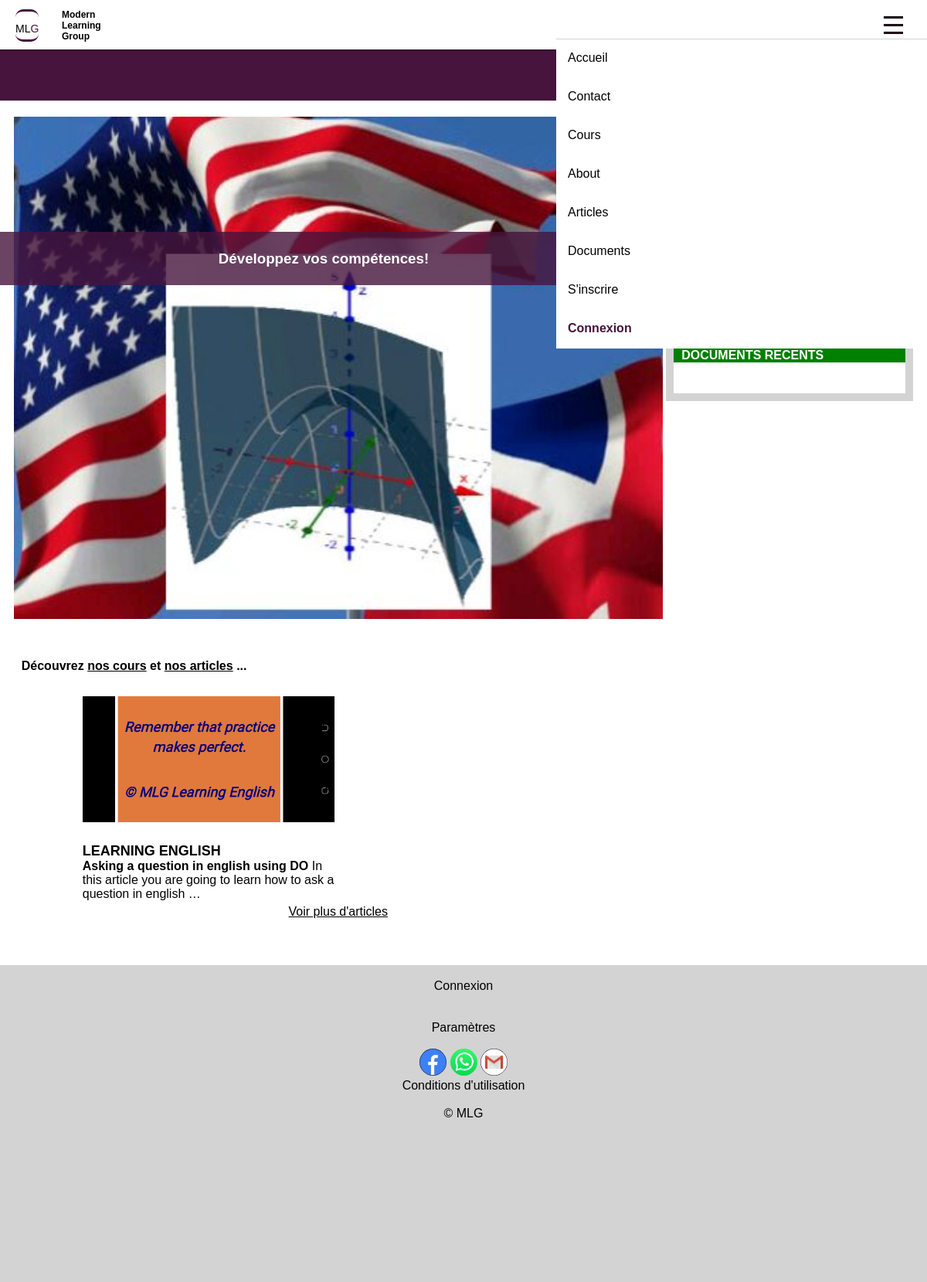
Before: / with the older database file.
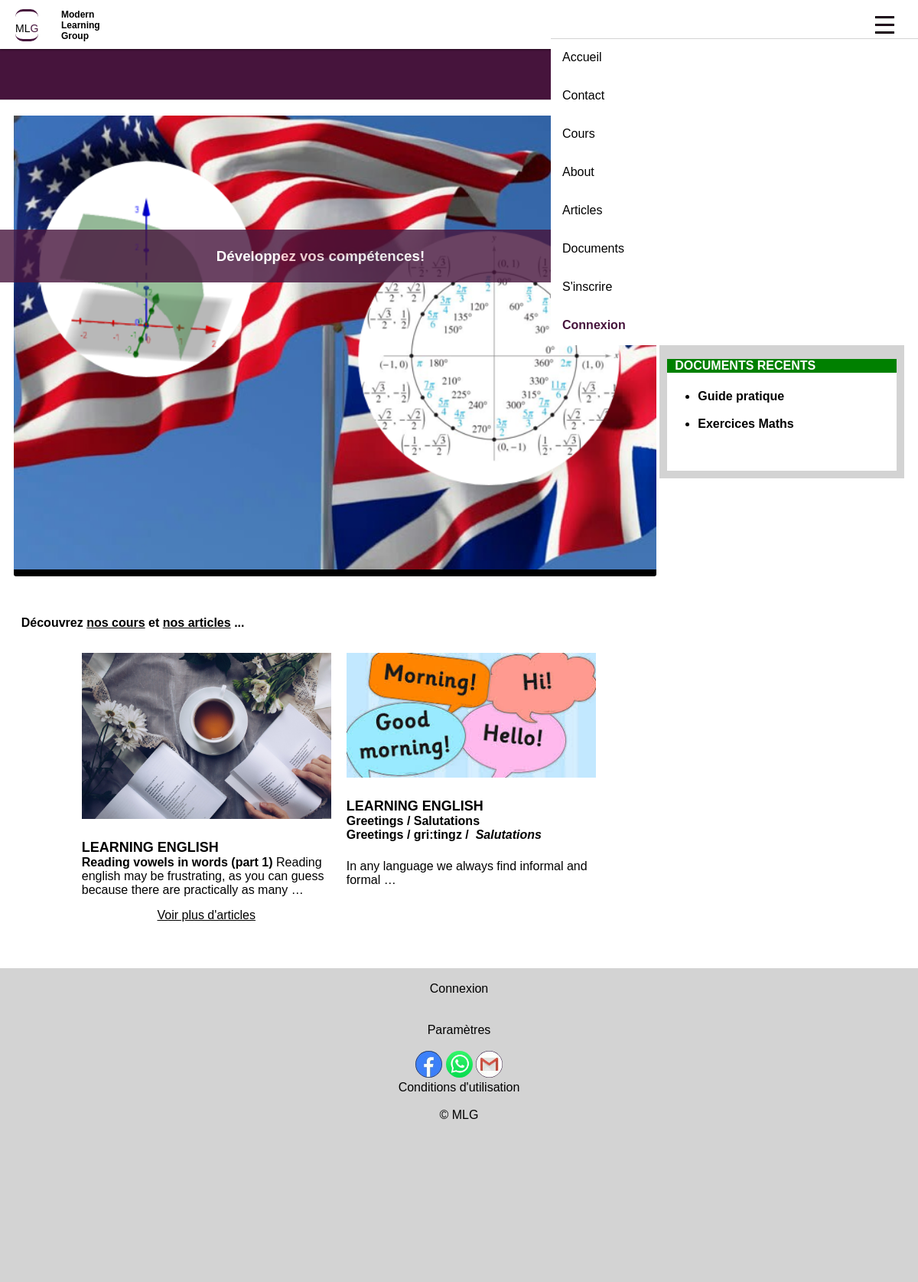
After: the same page with the newer database file.
### learning/models.py (models this page shows, shortened)
class HomeCoverImage(models.Model):
  image = models.ImageField(upload_to = 'cover_images', default='cover_images/home.jpg', null = True)

class Categorie(models.Model):
  nom = models.CharField(max_length=20, null=False, verbose_name='Nom')
  def __str__(self):
    return self.nom
  class Meta:
    verbose_name="Catégorie"

class Document(models.Model):
  title = models.CharField(max_length=500)
  slug = models.SlugField(unique=True, blank=True)
  document_category = models.ForeignKey(Categorie, on_delete=models.SET_NULL, null=True, blank=True)
  doc_file = models.FileField(upload_to='documents', null=True)
  overview = models.TextField(blank=True)
  pages_number = models.IntegerField(default=0, blank=True)
  doc_format = models.CharField(max_length=10, blank=True)
  doc_size = models.CharField(max_length=10, blank=True)
  price = models.FloatField(default=0.0)

### articles/models.py (models this page shows, shortened)
class Article(models.Model):
  title = models.CharField(max_length=100)
  categorie = models.ForeignKey(Categorie, on_delete=models.CASCADE, null=True)
  slug = models.SlugField(max_length=255, unique=True, blank=True)
  author = models.ForeignKey(User, on_delete=models.SET_NULL, null=True, blank=True)
  updated_on = models.DateTimeField(auto_now=True)
  content = RichTextUploadingField(blank=True, null=True)
  photo = models.ImageField(null=True, upload_to='images')
  pub_date = models.DateTimeField(auto_now_add=True, null=True)
  published = models.BooleanField(default=False)

### learning/views.py (the view)
# urls.py: path('', views.index_view, name='home'),
def index_view(request):
    try:
      home_cover_image = HomeCoverImage.objects.get(pk=1)
    except:
      home_cover_image = ""
    myarticles = Article.objects.filter(published = True)
    articles = myarticles.order_by('-pub_date')[: 2]
    documents = Document.objects.all()
    documents = documents.order_by('-id')[:2]
    context = {'home_cover_image':home_cover_image, 'articles':articles, 'documents':documents}
    return render(request, 'learning/index.html', context)

### learning/templates/learning/index.html (shortened to what this page needs)
{% extends 'base_template.html' %}
{% block content %}
<div class="mlg-home">
  <div>
   {% if home_cover_image %}
    <img src="{{ home_cover_image.image.url }}" />
   {% endif %}
  </div>
</div>
<br/><br/>
<p style="float:left;font-weight:bold;margin-left:10px;">
  Découvrez <a href="{% url 'cours' %}">nos cours</a> et <a href="{% url 'articles'%}">nos articles</a> ...
</p>
<br><br>
{% if articles %}
<br>
<div class="nosarticles">
            {% for article in articles %}
            <div class="article">
                {% autoescape off %}
                <div>
                    <img src="/media/{{article.photo}}" alt="photo" />
                </div>
               <br> <span class="categorie">{{ article.categorie }} </span> <br>
                <a href="{% url 'article-details' article.slug %}">
                    <b><span class="title">{{article.title}}</span></b></a>
                <a href="{% url 'article-details' article.slug %}">{{article.content|truncatewords:15}}</a>
             {% endautoescape %}
            </div>
            {% endfor %}
        </div>
  {% endif %}
<a href="{% url 'articles' %}">Voir plus d'articles</a><br>
{% endblock %}
{% block aside %}
<aside>
<div class="aside-main-divs">
  <div class="aside-header-div">
    <h4>
    </h4>
  </div>
  <ul>
    <li><b><a href="{% url 'english-lessons' %}">Anglais</a></b></li>
    <li><b><a href="{% url 'maths-lessons' %}">Maths</a></b></li>
    <li><b><a href="{% url 'cs-lessons' %}"> CS (Programmation) </a></b></li>
    <li><b><a href="{% url 'geoscience-lessons' %}"> Géosciences </a></b></li>
    <br>
  </ul>
</div>
<div class="aside-main-divs">
  <div class="aside-header-div">
    <h4>
    </h4>
  </div>
  <ul>
    {% for article in articles %}
    <li><b><a href="{% url 'article-details' article.slug %}">{{article.title}}</a></b></li> <br>
    {% endfor %}
  </ul>
  <br>
</div>
<div class="aside-main-divs">
  <div class="aside-header-div">
    <h4>
      DOCUMENTS RECENTS
    </h4>
  </div>
  <ul>
    {% for document in documents %}
    <b><li><a href="{% url 'doc-details' document.slug %}">{{document.title}}</a></li></b> <br>
    {% endfor %}
  </ul>
  <br>
</div>
</aside>
{% endblock %}

### templates/base_template.html (shortened to what this page needs)
{% load static %}
<!DOCTYPE html>
<html>
<head>
     <link rel="stylesheet" href="{% static 'learning/main1.css' %}" type="text/css" />
     <link rel="stylesheet" href="{% static 'learning/main.css' %}" type="text/css" />
</head>
<body>
    <div id="conteneur">
        <center>
            <header>
              <div id="logo">
	<a href = "{% url 'home' %}" id = "logo-link">
	     <div style = "border-top:3px solid rgb(70, 20, 60); border-bottom:3px solid rgb(70, 20, 60);background:white;border-radius:10px;font-family:Arial;">
	 <span style = "font-weight:500;color:black">ML<span style="color:rgb(70, 20, 60);color:rgb(70, 20, 60);">G</span> </span>
</div>
</a>
<a href="{% url 'home' %}">
  <span  class="mlg-meaning">Modern Learning Group</span></a>
              </div>
              <nav>
<button id="menu-button"><hr><hr><hr></button>
            </nav>
{% include '_menu.html' %}
            </header>
<div class="search">
    <div class="intro-mlg">
    <h3> Développez vos compétences!</h3>  </div>
 </div>
        <section>
       {% block content %}
          {% endblock %}
</section>
          {% block aside %} {% endblock %}
          <footer>
        <br>
{% if not user.is_authenticated %}
<a href="{% url 'login' %}">Connexion</a>
{% endif %}
            <br>
            <br>
            <br>
<a href="{% url 'settings' %}">Paramètres</a>
<br>
           {% include 'footer_links.html' %}
<br>
<a href="#!">Conditions d'utilisation </a> <br>
<br>
© MLG
          </footer>
        </center>
    </div>
</body>
</html>

### templates/_menu.html (shortened to what this page needs)
<div id="menu">
  <a href="{% url 'home' %}"><div>Accueil</div></a>
  <a href="{% url 'contact' %}"><div>Contact</div></a>
  <a href="{% url 'cours' %}"><div>Cours </div></a>
  <a href="{% url 'about' %}"><div>About</div> </a>
<a href="{% url 'articles'%}"><div> Articles</div></a>
<a href="{% url 'documents-list' %}"><div>Documents</div></a>
 <a href="{% url 'signup' %}"><div class="signup-div">S'inscrire</div></a>
{% if not user.is_authenticated %}
  <a href="{% url 'login' %}"><div class="login-div" style="color:rgb(70, 20, 60);font-weight:bold;">Connexion</div></a>
{% endif %}
</div>

### templates/footer_links.html
{% load static %}
<br>
<a href=" https://facebook.com/MLG-Learning-English-106973327498292/?" target="_blank"><img src="{% static 'learning/fcbk.JPG' %}" width="35" height="35"/></a>
<a href="https://wa.me/243895747312"><img src="{% static 'learning/whatsapplogo.JPG' %}" width="35" height="35"/></a>
<a href="mailto:bntumbanyembwe@gmail.com"><img src="{% static 'learning/emaillg.JPG' %}" width="35" height="35"/></a>

Changed rows visible on the page:
removed Article: photo (picture), categorie "LEARNING ENGLISH", title "Asking a question in english using DO", content "In this article you are going to learn how to ask a question in english …"
changed HomeCoverImage: image: a different picture
added Article: photo (picture), categorie "LEARNING ENGLISH", title "Reading vowels in words (part 1)", content "Reading english may be frustrating, as you can guess because there are practically as many …"
added Article: photo (picture), categorie "LEARNING ENGLISH", title "Greetings / Salutations", content "Greetings / gri:tingz / Salutations In any language we always find informal and formal …"
added Document: title "Guide pratique"
added Document: title "Exercices Maths"
